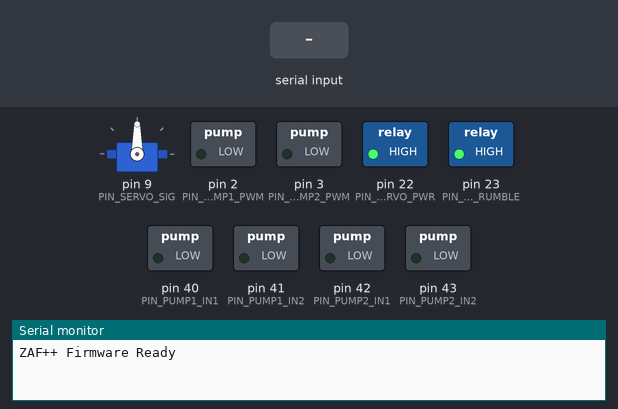
Recording of a sketch running on a simulated Arduino Mega 2560, built with avr-gcc and run on an emulated ATmega2560. Shown: servo, switched loads named in the sketch (green lamp = pin HIGH), the last lines printed to the serial monitor. The inputs (shaded band) are chosen by the test bench.

Above: at 1.2 s.
1.3 s: "DISPENSE:\n" received over Serial
At 1.4 s:
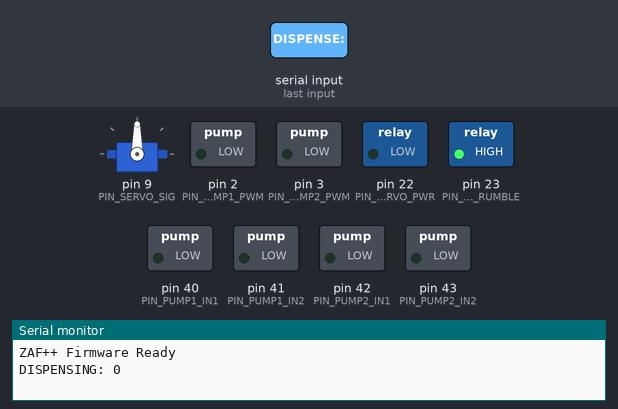
At 3.3 s:
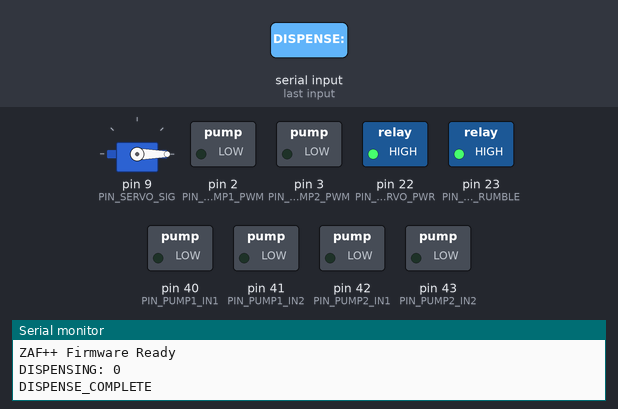
3.6 s: "DISPENSE:90\n" received over Serial
At 4.1 s:
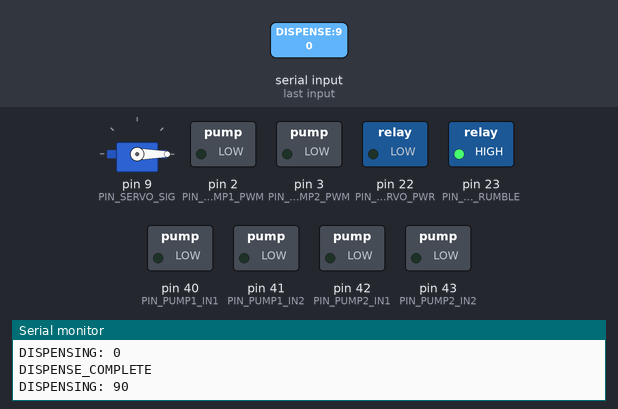
Timing chart, 0 to 12.6 s (numbered marks = the images above; inputs shaded):
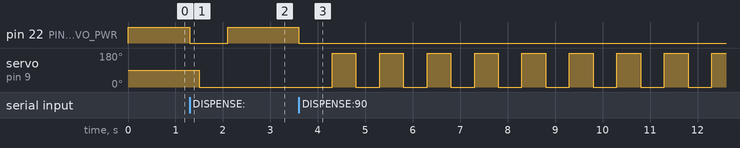

The sketch:

ZAF_Firmware.ino
```cpp
/**
 * ZAF++ Firmware
 * Platform: Arduino Mega 2560 R3
 * Description: Low-level controller for ZAF++ Automated Feeder & Water Management System.
 * Handles Serial commands from Python backend to control Servo, Pumps, and Relays.
 */

#include <Servo.h>

// --- Pin Definitions ---

// Relays (Active LOW)
const int PIN_RELAY_SERVO_PWR = 22; // Relay Ch 1
const int PIN_RELAY_RUMBLE    = 23; // Relay Ch 2
// Valve Relays 24-27...

// Servo
const int PIN_SERVO_SIG = 9;

// Pumps (L298N)
// Pump 1
const int PIN_PUMP1_PWM = 2;
const int PIN_PUMP1_IN1 = 40;
const int PIN_PUMP1_IN2 = 41;
// Pump 2
const int PIN_PUMP2_PWM = 3;
const int PIN_PUMP2_IN1 = 42;
const int PIN_PUMP2_IN2 = 43;

// --- Constants ---
const int SERVO_HOME_POS = 0;
const int SERVO_DROP_POS = 180; // Adjust as needed for rack travel
const int SERVO_DELAY_MS = 500; // Time for servo to move

Servo foodServo;

// --- Global State ---
String inputString = "";         // a String to hold incoming data
bool stringComplete = false;  // whether the string is complete

void setup() {
  Serial.begin(115200);
  inputString.reserve(200);

  // Initialize Relays
  // Note: Relay Board is Active LOW. HIGH = OFF, LOW = ON.
  // We want them OFF by default.
  pinMode(PIN_RELAY_SERVO_PWR, OUTPUT);
  digitalWrite(PIN_RELAY_SERVO_PWR, HIGH);

  pinMode(PIN_RELAY_RUMBLE, OUTPUT);
  digitalWrite(PIN_RELAY_RUMBLE, HIGH);

  // Initialize Pump Pins
  pinMode(PIN_PUMP1_PWM, OUTPUT);
  pinMode(PIN_PUMP1_IN1, OUTPUT);
  pinMode(PIN_PUMP1_IN2, OUTPUT);

  pinMode(PIN_PUMP2_PWM, OUTPUT);
  pinMode(PIN_PUMP2_IN1, OUTPUT);
  pinMode(PIN_PUMP2_IN2, OUTPUT);

  // Stop pumps initially
  stopPump(1);
  stopPump(2);

  // Attach Servo (but power is off)
  foodServo.attach(PIN_SERVO_SIG);

  Serial.println("ZAF++ Firmware Ready");
}

void loop() {
  // Process Serial Commands
  if (stringComplete) {
    parseCommand(inputString);
    // clear the string:
    inputString = "";
    stringComplete = false;
  }
}

/*
  SerialEvent occurs whenever a new data comes in the hardware serial RX. This
  routine is run between each time loop() runs, so using delay inside loop can
  delay response. Multiple bytes of data may be available.
*/
void serialEvent() {
  while (Serial.available()) {
    char inChar = (char)Serial.read();
    inputString += inChar;
    if (inChar == '\n') {
      stringComplete = true;
    }
  }
}

void parseCommand(String command) {
  command.trim(); // Remove whitespace/newlines

  if (command.startsWith("DISPENSE:")) {
    // Format: DISPENSE:<cycles>
    int separatorIndex = command.indexOf(':');
    if (separatorIndex != -1) {
      int cycles = command.substring(separatorIndex + 1).toInt();
      dispenseFood(cycles);
    }
  }
  else if (command.startsWith("RUMBLE:")) {
    // Format: RUMBLE:<0/1>
    int separatorIndex = command.indexOf(':');
    if (separatorIndex != -1) {
      int state = command.substring(separatorIndex + 1).toInt();
      setRumble(state);
    }
  }
  else if (command.startsWith("PUMP:")) {
    // Format: PUMP:<id>:<speed>:<dir>
    // id: 1 or 2
    // speed: 0-255
    // dir: 1 (Forward), -1 (Reverse), 0 (Stop)
    int firstColon = command.indexOf(':');
    int secondColon = command.indexOf(':', firstColon + 1);
    int thirdColon = command.indexOf(':', secondColon + 1);

    if (firstColon != -1 && secondColon != -1 && thirdColon != -1) {
      int id = command.substring(firstColon + 1, secondColon).toInt();
      int speed = command.substring(secondColon + 1, thirdColon).toInt();
      int dir = command.substring(thirdColon + 1).toInt();
      controlPump(id, speed, dir);
    }
  }
  else if (command == "PING") {
    Serial.println("PONG");
  }
  else {
    Serial.println("ERROR: Unknown Command");
  }
}

// --- Action Functions ---

void dispenseFood(int cycles) {
  Serial.print("DISPENSING: "); Serial.println(cycles);

  // 1. Power ON Servo
  digitalWrite(PIN_RELAY_SERVO_PWR, LOW); // Active LOW -> ON
  delay(200); // Wait for power to stabilize

  // 2. Move to Home (ensure starting pos)
  foodServo.write(SERVO_HOME_POS);
  delay(SERVO_DELAY_MS);

  // 3. Cycle
  for (int i = 0; i < cycles; i++) {
    // Move to Drop
    foodServo.write(SERVO_DROP_POS);
    delay(SERVO_DELAY_MS);
    // Move back to Home (Collect)
    foodServo.write(SERVO_HOME_POS);
    delay(SERVO_DELAY_MS);
  }

  // 4. Power OFF Servo
  delay(100);
  digitalWrite(PIN_RELAY_SERVO_PWR, HIGH); // Active LOW -> OFF

  Serial.println("DISPENSE_COMPLETE");
}

void setRumble(int state) {
  if (state == 1) {
    digitalWrite(PIN_RELAY_RUMBLE, LOW); // ON
    Serial.println("RUMBLE_ON");
  } else {
    digitalWrite(PIN_RELAY_RUMBLE, HIGH); // OFF
    Serial.println("RUMBLE_OFF");
  }
}

void controlPump(int id, int speed, int dir) {
  int pinPWM, pinIN1, pinIN2;

  if (id == 1) {
    pinPWM = PIN_PUMP1_PWM;
    pinIN1 = PIN_PUMP1_IN1;
    pinIN2 = PIN_PUMP1_IN2;
  } else if (id == 2) {
    pinPWM = PIN_PUMP2_PWM;
    pinIN1 = PIN_PUMP2_IN1;
    pinIN2 = PIN_PUMP2_IN2;
  } else {
    Serial.println("ERROR: Invalid Pump ID");
    return;
  }

  if (dir == 0) {
    stopPump(id);
    Serial.print("PUMP_STOPPED:"); Serial.println(id);
  } else {
    // Set Direction
    if (dir == 1) {
      digitalWrite(pinIN1, HIGH);
      digitalWrite(pinIN2, LOW);
    } else {
      digitalWrite(pinIN1, LOW);
      digitalWrite(pinIN2, HIGH);
    }
    // Set Speed
    analogWrite(pinPWM, speed);
    Serial.print("PUMP_RUNNING:"); Serial.println(id);
  }
}

void stopPump(int id) {
  if (id == 1) {
    digitalWrite(PIN_PUMP1_IN1, LOW);
    digitalWrite(PIN_PUMP1_IN2, LOW);
    analogWrite(PIN_PUMP1_PWM, 0);
  } else if (id == 2) {
    digitalWrite(PIN_PUMP2_IN1, LOW);
    digitalWrite(PIN_PUMP2_IN2, LOW);
    analogWrite(PIN_PUMP2_PWM, 0);
  }
}
```

Measured:
- after the input at 1.3 s, pin 22 (PIN_RELAY_SERVO_PWR): HIGH → LOW at once, → HIGH 0.80 s later; servo on pin 9 (PIN_SERVO_SIG): 90° → 0° after 0.20 s
- after the input at 3.6 s, pin 22 (PIN_RELAY_SERVO_PWR): HIGH → LOW at once; servo on pin 9 (PIN_SERVO_SIG): alternates 180° for 0.50 s and 0° for 0.50 s, starting after 0.70 s
